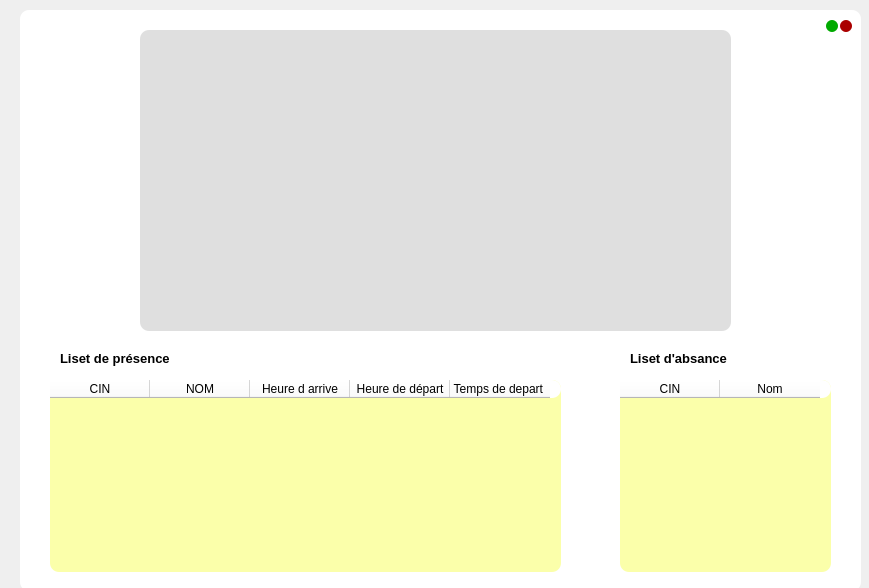
<?xml version="1.0" encoding="UTF-8"?>
<ui version="4.0">
 <class>Form</class>
 <widget class="QWidget" name="Form">
  <property name="geometry">
   <rect>
    <x>0</x>
    <y>0</y>
    <width>869</width>
    <height>588</height>
   </rect>
  </property>
  <property name="windowTitle">
   <string>Form</string>
  </property>
  <widget class="QWidget" name="widget" native="true">
   <property name="geometry">
    <rect>
     <x>20</x>
     <y>10</y>
     <width>841</width>
     <height>581</height>
    </rect>
   </property>
   <property name="styleSheet">
    <string notr="true">background-color: rgb(255, 255, 255);
border-radius: 9px;</string>
   </property>
   <widget class="QPushButton" name="reduit">
    <property name="geometry">
     <rect>
      <x>806</x>
      <y>10</y>
      <width>12</width>
      <height>12</height>
     </rect>
    </property>
    <property name="styleSheet">
     <string notr="true">QPushButton{
	background-color: rgb(0, 170, 0);
    border-radius: 6px;
   border: none;
}
QPushButton:pressed{
	background-color: rgb(0, 255, 0);
 }</string>
    </property>
    <property name="text">
     <string/>
    </property>
   </widget>
   <widget class="QPushButton" name="close">
    <property name="geometry">
     <rect>
      <x>820</x>
      <y>10</y>
      <width>12</width>
      <height>12</height>
     </rect>
    </property>
    <property name="styleSheet">
     <string notr="true">QPushButton{
	background-color: rgb(170, 0, 0);
    border-radius: 6px;
   border: none;
}
QPushButton:pressed{
	background-color: rgb(255, 0, 0);
 }</string>
    </property>
    <property name="text">
     <string/>
    </property>
   </widget>
   <widget class="QLabel" name="captur">
    <property name="geometry">
     <rect>
      <x>120</x>
      <y>20</y>
      <width>591</width>
      <height>301</height>
     </rect>
    </property>
    <property name="styleSheet">
     <string notr="true">background-color: rgb(223, 223, 223);</string>
    </property>
    <property name="text">
     <string/>
    </property>
   </widget>
   <widget class="QTableWidget" name="absance">
    <property name="geometry">
     <rect>
      <x>600</x>
      <y>370</y>
      <width>211</width>
      <height>192</height>
     </rect>
    </property>
    <property name="styleSheet">
     <string notr="true">QTableWidget{
background-color: rgb(251, 255, 170);
}QTableWidget::item{
	background-color: rgb(255, 229, 125);
}</string>
    </property>
    <column>
     <property name="text">
      <string>CIN</string>
     </property>
    </column>
    <column>
     <property name="text">
      <string>Nom</string>
     </property>
    </column>
   </widget>
   <widget class="QTableWidget" name="presence">
    <property name="geometry">
     <rect>
      <x>30</x>
      <y>370</y>
      <width>511</width>
      <height>192</height>
     </rect>
    </property>
    <property name="styleSheet">
     <string notr="true">QTableWidget{
background-color: rgb(251, 255, 170);
}QTableWidget::item{
	background-color: rgb(255, 229, 125);
}</string>
    </property>
    <column>
     <property name="text">
      <string>CIN</string>
     </property>
    </column>
    <column>
     <property name="text">
      <string>NOM</string>
     </property>
    </column>
    <column>
     <property name="text">
      <string>Heure d arrive</string>
     </property>
    </column>
    <column>
     <property name="text">
      <string>Heure de départ</string>
     </property>
    </column>
    <column>
     <property name="text">
      <string>Temps de depart </string>
     </property>
    </column>
   </widget>
   <widget class="QLabel" name="label_2">
    <property name="geometry">
     <rect>
      <x>40</x>
      <y>340</y>
      <width>161</width>
      <height>16</height>
     </rect>
    </property>
    <property name="font">
     <font>
      <pointsize>10</pointsize>
      <weight>75</weight>
      <bold>true</bold>
     </font>
    </property>
    <property name="text">
     <string>Liset de présence</string>
    </property>
   </widget>
   <widget class="QLabel" name="label_3">
    <property name="geometry">
     <rect>
      <x>610</x>
      <y>340</y>
      <width>161</width>
      <height>16</height>
     </rect>
    </property>
    <property name="font">
     <font>
      <pointsize>10</pointsize>
      <weight>75</weight>
      <bold>true</bold>
     </font>
    </property>
    <property name="text">
     <string>Liset d'absance</string>
    </property>
   </widget>
  </widget>
 </widget>
 <resources/>
 <connections/>
</ui>
